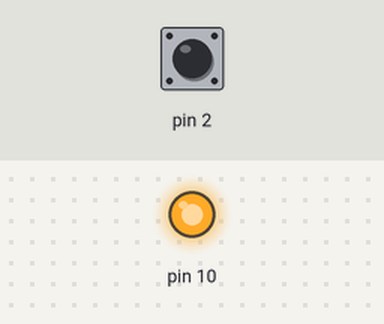
The sketch below on a simulated Arduino Uno, built with avr-gcc and run on an emulated ATmega328P. Parts: output pins drawn as LEDs (lit = HIGH). The test bench sets the inputs (shaded band); at power-on: pin 2 HIGH. What the sketch prints to the serial monitor is not drawn.

Above: at 1.2 s.
1.3 s: pin 2 pulled LOW for 0.15 s
At 2.5 s:
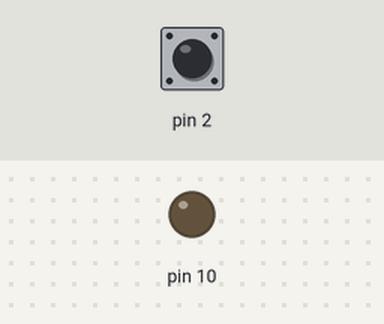
2.9 s: pin 2 pulled LOW for 1 s
At 4.9 s:
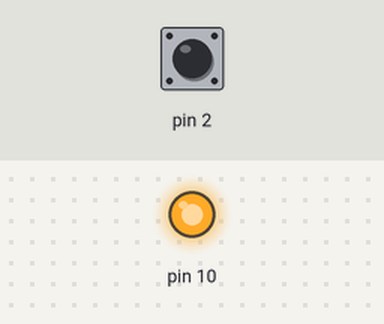
5.4 s: pin 2 pulled LOW for 3.2 s
At 9.7 s:
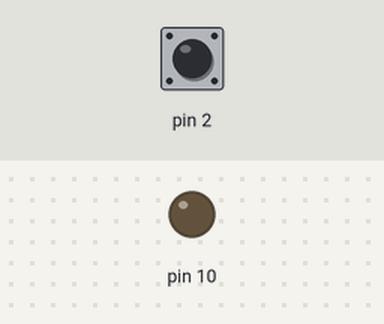
Timing chart, 0 to 11.2 s (numbered marks = the images above; inputs shaded):
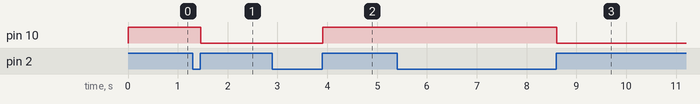

Measured:
- after the input at 1.3 s, pin 10: HIGH → LOW after 0.16 s
- after the input at 2.9 s, pin 10: LOW → HIGH after 1.0 s
- after the input at 5.4 s, pin 10: HIGH → LOW after 3.2 s

The sketch:

task1_0_3.ino
```cpp
int ledState = LOW;
int buttonState;
int lastButtonState = LOW;

void setup() {
  // put your setup code here, to run once:
  pinMode(2, INPUT_PULLUP);
  pinMode(10, OUTPUT);
  Serial.begin(9600);
}

void loop() {
  buttonState = digitalRead(2);
  Serial.println(buttonState);
  // Check if button was just pressed (transition from LOW to HIGH)
  if (buttonState == HIGH && lastButtonState == LOW) {
    ledState = !ledState; // Flip the LED state
    digitalWrite(10, ledState);
    delay(50); // Simple debounce
  }
  lastButtonState = buttonState;
}
```
